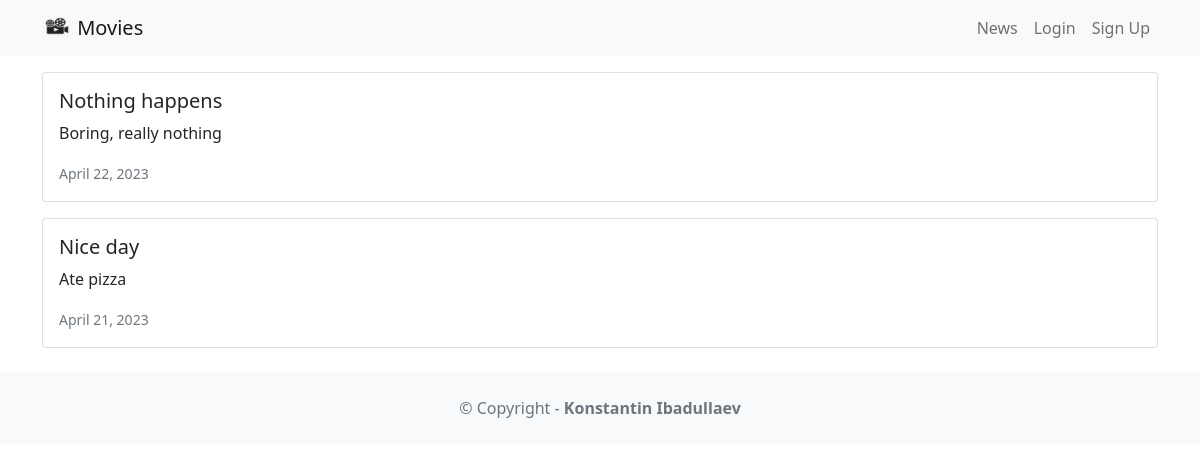
Page /news/ on the committed database.
### news/models.py (models this page shows, shortened)
class News(models.Model):
    headline = models.CharField(max_length=200)
    body = models.TextField()
    date = models.DateField()

### news/views.py (the view)
# urls.py: path('news/', include('news.urls')  ),
def news(request):
    newss = News.objects.all()
    return render(request, 'news.html',
                  {'newss':newss})

### news/templates/news.html
{% extends 'base.html' %}
{% block content %}
  {% for news in newss %}
  <div class="card mb-3">
    <div class="row g-0">
      <div>
        <div class="card-body">
          <h5 class="card-title">{{ news.headline }}</h5>
          <p class="card-text">{{ news.body }}</p>
          <p class="card-text"><small class="text-muted">
            {{ news.date }}
          </small></p>
        </div>
      </div>
    </div>
  </div>
  {% endfor %}
{% endblock content %}

### rows in the picture
News: headline "Nothing happens", body "Boring, really nothing", date "April 22, 2023"
News: headline "Nice day", body "Ate pizza", date "April 21, 2023"
